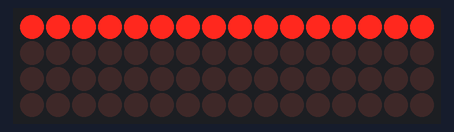
Simulated run of this sketch. Board: Arduino Uno, built with avr-gcc and run on an emulated ATmega328P. On the bench: 16×4 LED matrix. Wiring (inferred from the names in the program): LED cube drawn one layer per row (orientation assumed): layers pin 13, pin 12, pin 11, pin 10; columns A0, A1, A2, A3, A4, pin 5, pin 6, pin 8, pin 7, pin 1, A5, pin 0, pin 2, pin 3, pin 4, pin 9.

Above: at 0.15 s.
At 4.76 s:
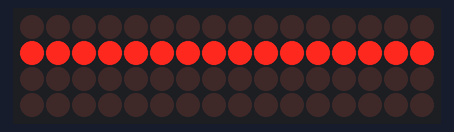
At 9.96 s:
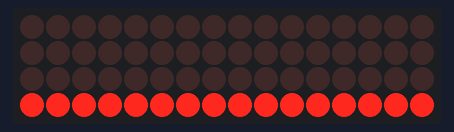
At 19.96 s:
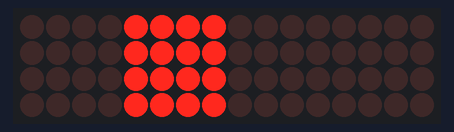
At 29.76 s:
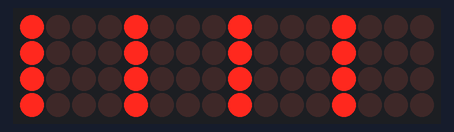
At 39.76 s:
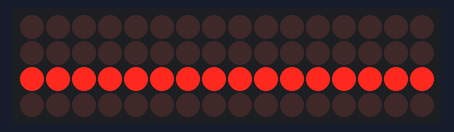

The sketch:

matriz_4x4x4_v2.ino
```cpp
/**
 *
 * Plano:
 *
 *  (0, 0)  (0, 1)  (0, 2)  (0, 3)
 *  (1, 0)  (1, 1)  (1, 2)  (1, 3)
 *  (2, 0)  (2, 1)  (2, 2)  (2, 3)
 *  (3, 0)  (3, 1)  (3, 2)  (3, 3)
 *
 * Atribuição dos pinos:
 *
 * Plano 0 -> 13
 * Plano 1 -> 12
 * Plano 2 -> 11
 * Plano 3 -> 10
 *
 * (0, 0) -> A0
 * (0, 1) -> A1
 * (0, 2) -> A2
 * (0, 3) -> A3
 *
 * (1, 0) -> A4
 * (1, 1) -> 5
 * (1, 2) -> 6
 * (1, 3) -> 8
 *
 * (2, 0) -> 7
 * (2, 1) -> 1
 * (2, 2) -> A5
 * (2, 3) -> 0
 *
 * (3, 0) -> 2
 * (3, 1) -> 3
 * (3, 2) -> 4
 * (3, 3) -> 9
 *
 */

#include "TimerOne.h"

#define MAX_CUBE 4 // 4 x 4 x 4
#define MAX_COUNTER 4

#define REFRESH_PERIOD 1000
#define PATTERN_PERIOD 200

#define BLOCKED 0
#define TICK_1MS 1

const unsigned char planePin[MAX_CUBE] = {13, 12, 11, 10};

const unsigned char ledPin[MAX_CUBE][MAX_CUBE] = {
  {A0, A1, A2, A3},
  {A4, 5, 6, 8},
  {7, 1, A5, 0},
  {2, 3, 4, 9}
};

unsigned char cube[2][MAX_CUBE][MAX_CUBE][MAX_CUBE];

volatile unsigned char current;
volatile unsigned char flags;

unsigned long counter[MAX_COUNTER];

unsigned char aux;
unsigned char pattern;

void setup() {

  unsigned char i, j;

  // Configura pinos
  for (i = 0; i < MAX_CUBE; i++) {

    pinMode(planePin[i], OUTPUT);
    digitalWrite(planePin[i], LOW);

    for (j = 0; j < MAX_CUBE; j++) {

      pinMode(ledPin[i][j], OUTPUT);
      digitalWrite(ledPin[i][j], LOW);

    }

  }

  // Configura variáveis
  current = 0;
  flags = 0;
  for (i = 0; i < MAX_COUNTER; i++) {

    counter[i] = 0L;

  }


  // Configura Timer1 para atualização do cubo
  Timer1.initialize(REFRESH_PERIOD);
  Timer1.attachInterrupt(timerOneIsr);

  pattern = 0;
  counter[1] = 10000L;

}

void loop() {

  if (flags & (1 << TICK_1MS)) {

    flags &= (unsigned char)~(1 << TICK_1MS);

    for (aux = 0; aux < MAX_COUNTER; aux++) {

      if (counter[aux]) {

        counter[aux] = counter[aux] - 1;

      }

    }

  }

  setPattern(pattern);

  if (counter[1] == 0) {

    counter[1] = 10000L;

    pattern++;
    if (pattern > 2) {

      pattern = 0;

    }

  }

}

/**
 * Define o padrão a ser exibido
 */
void setPattern (unsigned char pattern) {

  static unsigned char currPattern = 0;
  static unsigned char state = 0;

  if (pattern != currPattern) {

    currPattern = pattern;
    state = 0;
    counter[0] = 0;

  }

  if (currPattern == 0) {

    state = planesPattern(state, 0, 1);

  }
  else if (currPattern == 1) {

    state = planesPattern(state, 1, 1);

  }
  else if (currPattern == 2) {

    state = planesPattern(state, 2, 0);

  }
  else {

   //state = AllPlanesOnPattern(state);

  }

}

/**
 * Varre os planos
 */
unsigned char planesPattern (unsigned char state, unsigned char plane, unsigned char dir) {

  static unsigned char curr = 0;
  unsigned char c, x, y, z;
  unsigned char *ptr;

  if (state == 0) {

    c = getNext();

    if (plane == 0) {

      ptr = &x;

    }
    else if (plane == 1) {

      ptr = &y;

    }
    else {

      ptr = &z;

    }

    for (x = 0; x < MAX_CUBE; x++) {

      for (y = 0; y < MAX_CUBE; y++) {

        for (z = 0; z < MAX_CUBE; z++) {

          if (*ptr == curr) {

            cube[c][x][y][z] = HIGH;

          }
          else {

            cube[c][x][y][z] = LOW;

          }

        }

      }

    }

    setNext(c);

    counter[0] = PATTERN_PERIOD;
    state = 1;

  }
  else if (state == 1) {

    if (counter[0] == 0) {

      if (dir == 0) {

        curr++;

      } else {

        curr--;

      }

      curr &= (MAX_CUBE - 1); // Só funciona se MAX_CUBE for uma potência de 2

      state = 0;

    }

  }
  else {

    curr = 0;
    counter[0] = 0;
    state = 0;

  }

  return state;

}

/**
 * Pega o próximo cubo a ser utilizado no refresh
 */
unsigned char getNext() {

  if (current == 0) {

    return 1;

  }

  return 0;

}

/**
 * Define o próximo cubo a ser utilizado no refresh
 */
void setNext (unsigned char next) {

  while (flags & (1 << BLOCKED));

  current = next;

}

/**
 * Interrupção do Timer1 atualiza imagem do cubo
 */
void timerOneIsr() {

  static unsigned char state = 0;
  static unsigned char i = 0;
  unsigned char j, k;

  flags |= (1 << TICK_1MS);

  if (state == 0) {

    // Bloqueia atualização exterior da figura
    flags |= (1 << BLOCKED);

    // Atualiza novo plano
    for (j = 0; j < MAX_CUBE; j++) {

      for (k = 0; k < MAX_CUBE; k++) {

        digitalWrite(ledPin[j][k], cube[current][i][j][k]);

      }

    }

    // Mostra novo plano
    digitalWrite(planePin[i], HIGH);

    // Desbloqueia atualização exterior da figura
    flags &= (unsigned char)~(1 << BLOCKED);

    state = 1;

  }
  else {

    // Apaga plano anterior
    digitalWrite(planePin[i], LOW);

    // Vai para o próximo plano
    i = (i + 1) & (MAX_CUBE - 1);

    state = 0;

  }

}
```
